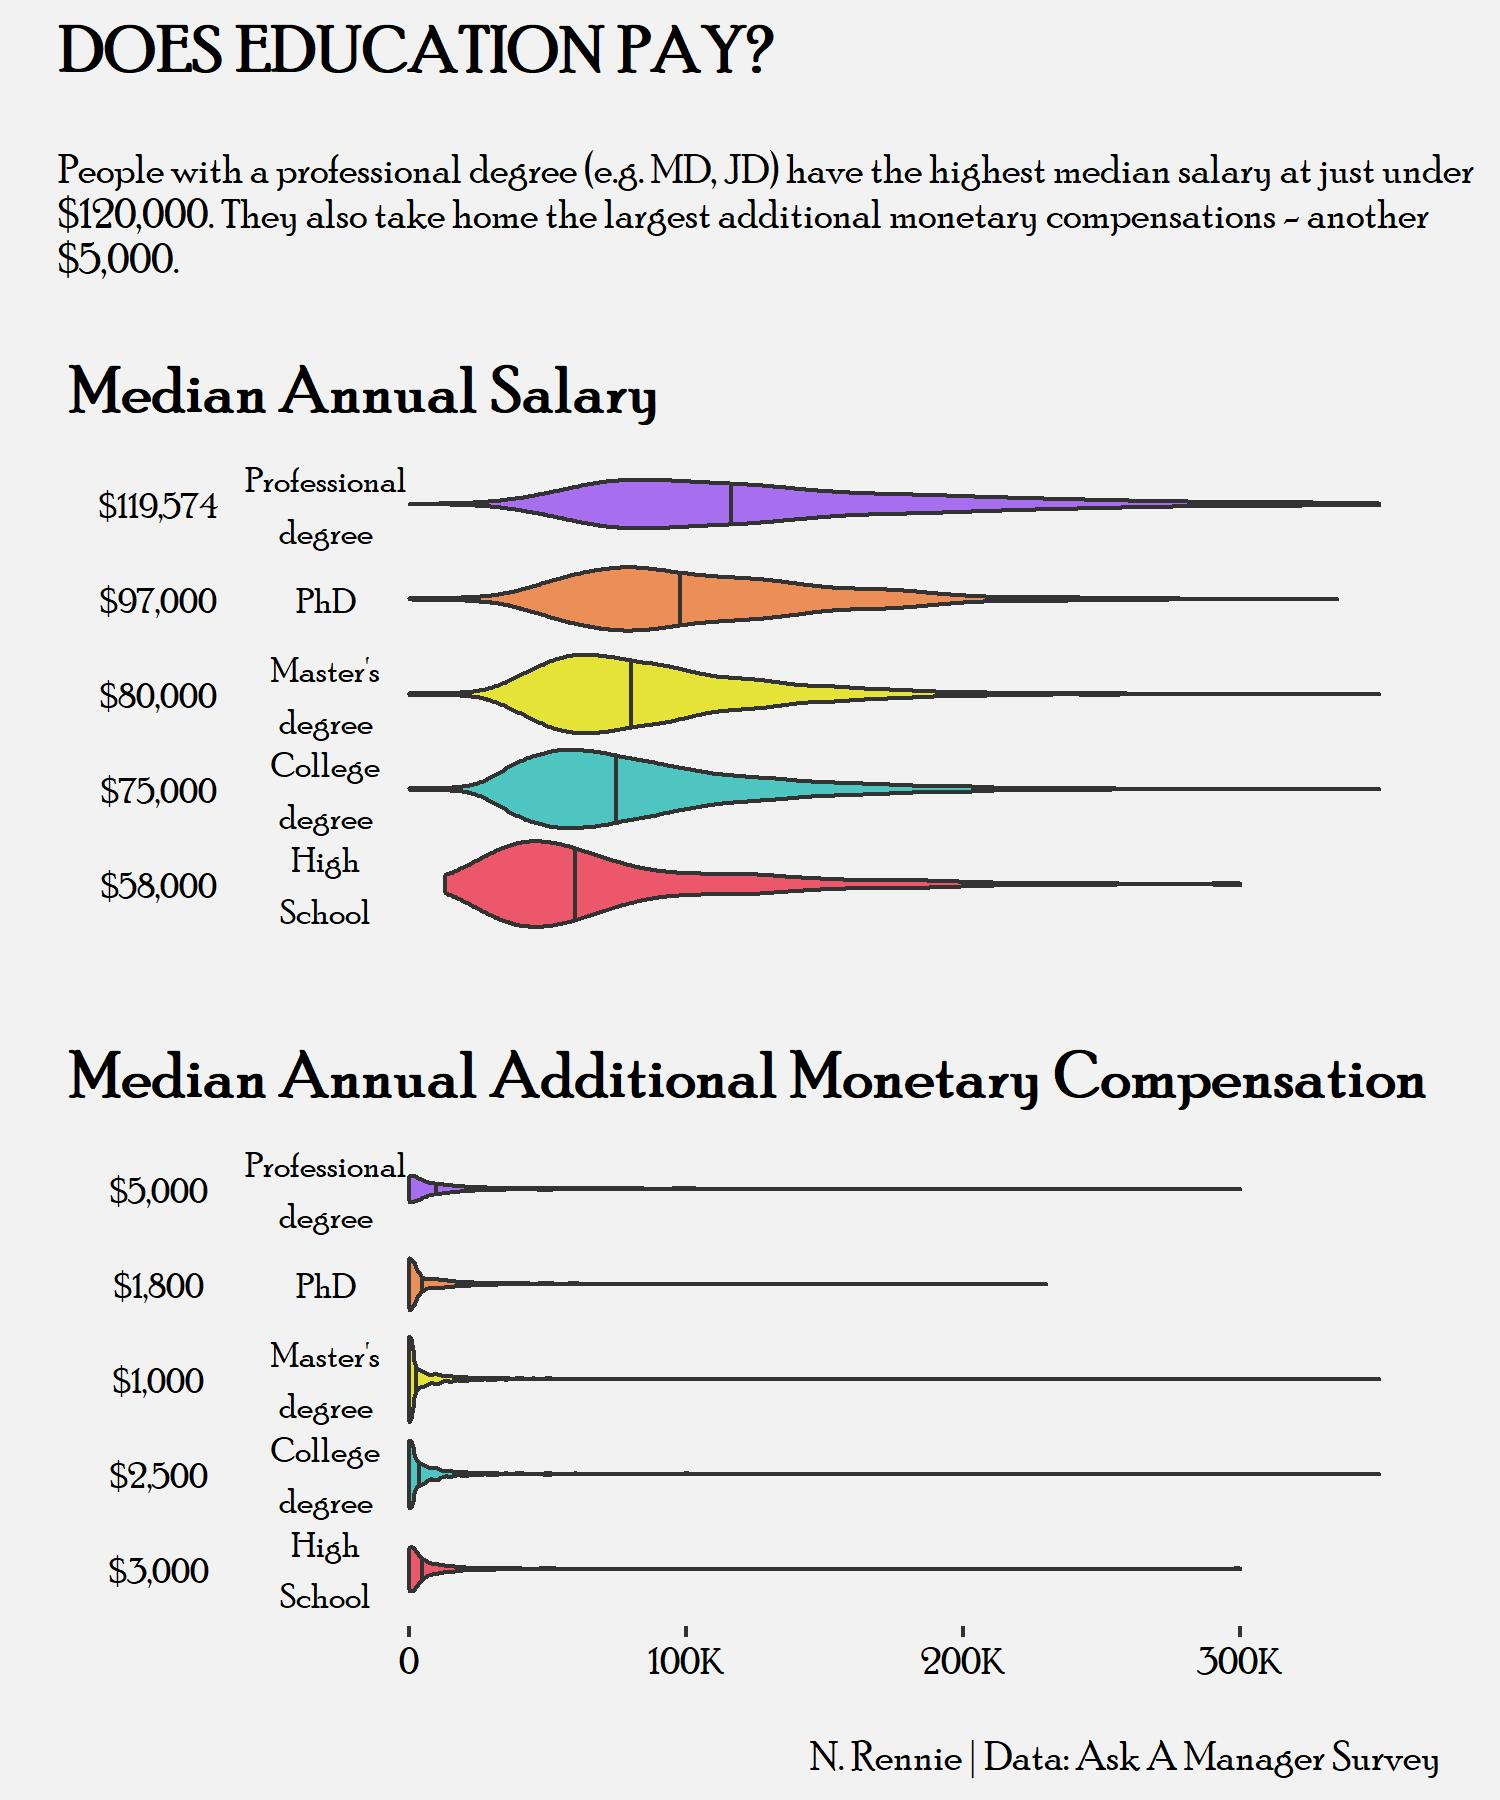

Recreate this plot in R.
library(tidyverse)
library(extrafont)
library(patchwork)

dev.new(width=5,height=6,unit="in", noRStudioGD = TRUE)


tuesdata <- tidytuesdayR::tt_load('2021-05-18')
survey <- tuesdata$survey

degrees <- c("High School", "College degree", "Master's degree", "PhD" , "Professional degree (MD, JD, etc.)")
plot_data <- filter(survey, highest_level_of_education_completed %in% degrees & currency == "USD")
plot_data$highest_level_of_education_completed <- factor(plot_data$highest_level_of_education_completed, levels=degrees)

med_salary <- plot_data %>% group_by(highest_level_of_education_completed) %>% summarise(avg = median(annual_salary))
med_labels <- sapply(format(round(med_salary$avg),big.mark=",", trim=TRUE), function(x) paste("$", x, sep=""))
plot_data$other_monetary_comp <- as.numeric(plot_data$other_monetary_comp)
med_comp <- plot_data %>% group_by(highest_level_of_education_completed) %>% summarise(avg = median(other_monetary_comp, na.rm=T))
comp_labels <- sapply(format(round(med_comp$avg),big.mark=",", trim=TRUE), function(x) paste("$", x, sep=""))

#violin plot of salary based on level of education
p1 <- ggplot() +
  geom_violin(data=plot_data, aes(x=highest_level_of_education_completed, y=annual_salary, fill=highest_level_of_education_completed), draw_quantiles = c(0.5)) + 
  scale_fill_manual("",values=c("#EC576B", "#4EC5C1", "#E5E338", "#ec8e57", "#a76eef")) +
  ylim(-100000,350000) + coord_flip() +
  geom_text(data=data.frame(degrees, y=rep(-30000,5), 
                            lab=c("High\nSchool", "College\ndegree", "Master's\ndegree", "PhD" , "Professional\ndegree")), 
            aes(x=degrees, y=y, label=lab), family="Poor Richard", size=3) +
  geom_text(data=data.frame(degrees, y=rep(-90000,5), lab=med_labels), aes(x=degrees, y=y, label=lab), family="Poor Richard", size=3) +
  ggtitle("Annual Salary")+
  theme(panel.background = element_rect(fill = "gray95"),
        plot.background = element_rect(fill = "gray95"),
        legend.background = element_rect(fill = "gray95"),
        plot.title = element_text(colour = "black", size=18, face="bold", hjust = 0, family="Poor Richard"),
        plot.subtitle = element_text(colour = "black", size=13, hjust = 0.5, family="Poor Richard"),
        plot.caption = element_text(colour = "black", size=10, hjust = 1, family="Poor Richard"),
        legend.position="none",
        plot.margin = unit(c(0.5, 0.3, 0.3, 0.3), "cm"), #top, right, bottom, left
        legend.key = element_rect(colour = "#a8ddb5", fill="#060405"),
        legend.spacing.x = unit(0.5,"cm"),
        legend.text = element_text(colour="#a8ddb5", size=12, family="Poor Richard", hjust = 0.5),
        axis.title.x= element_blank(),
        axis.title.y= element_blank(),
        axis.text.x=element_blank(),
        axis.text.y=element_blank(),
        axis.ticks.x=element_blank(),
        axis.ticks.y=element_blank(),
        panel.grid.major = element_blank(), panel.grid.minor = element_blank()
  )

p1


p2 <- ggplot() +
  geom_violin(data=plot_data, aes(x=highest_level_of_education_completed, y=other_monetary_comp, fill=highest_level_of_education_completed), draw_quantiles = c(0.5)) + 
  scale_fill_manual("",values=c("#EC576B", "#4EC5C1", "#E5E338", "#ec8e57", "#a76eef")) +
  coord_flip() +
  scale_y_continuous(breaks=c(0, 100000, 200000, 300000), labels=c("0", "100K", "200K", "300K"), limits=c(-100000,350000)) +
  ggtitle("Additional Monetary Compensation")+
  geom_text(data=data.frame(degrees, y=rep(-30000,5), 
                            lab=c("High\nSchool", "College\ndegree", "Master's\ndegree", "PhD" , "Professional\ndegree")), 
            aes(x=degrees, y=y, label=lab), family="Poor Richard", size=3) +
  geom_text(data=data.frame(degrees, y=rep(-90000,5), lab=comp_labels), aes(x=degrees, y=y, label=lab), family="Poor Richard", size=3) +
  theme(panel.background = element_rect(fill = "gray95"),
        plot.background = element_rect(fill = "gray95"),
        legend.background = element_rect(fill = "gray95"),
        plot.title = element_text(colour = "black", size=18, face="bold", hjust = 0, family="Poor Richard"),
        plot.subtitle = element_text(colour = "black", size=13, hjust = 0.5, family="Poor Richard"),
        plot.caption = element_text(colour = "black", size=10, hjust = 1, family="Poor Richard"),
        legend.position="none",
        plot.margin = unit(c(0.5, 0.3, 0.3, 0.3), "cm"), #top, right, bottom, left
        legend.key = element_rect(colour = "#a8ddb5", fill="#060405"),
        legend.spacing.x = unit(0.5,"cm"),
        legend.text = element_text(colour="#a8ddb5", size=12, family="Poor Richard", hjust = 0.5),
        axis.title.x= element_blank(),
        axis.title.y= element_blank(),
        axis.text.x=element_text(colour = "black", size=9, family="Poor Richard"),
        axis.text.y=element_blank(),
        #axis.ticks.x=element_blank(),
        axis.ticks.y=element_blank(),
        panel.grid.major = element_blank(), panel.grid.minor = element_blank()
  )

p2

p <- p1 + p2 + plot_layout(nrow = 2) +
  plot_annotation(
    caption = 'N. Rennie | Data: Ask A Manager Survey', 
    title = 'DOES EDUCATION PAY?',
    subtitle="\nPeople with a professional degree (e.g. MD, JD) have the highest median salary at just under\n$120,000. They also take home the largest additional monetary compensations - another\n$5,000.") &
  theme(panel.background = element_rect(fill = "gray95", colour="gray95"),
        plot.background = element_rect(fill = "gray95", colour="gray95"),
        plot.title = element_text(colour = "black", size=16, face="bold", hjust = 0, family="Poor Richard"),
        plot.subtitle = element_text(colour = "black", size=10, hjust = 0, family="Poor Richard"),
        plot.caption = element_text(colour = "black", size=10, hjust = 1, family="Poor Richard"))
p

ggsave(p, filename = "18052021.jpg",  bg = "transparent", height=6, width=5, unit="in")



